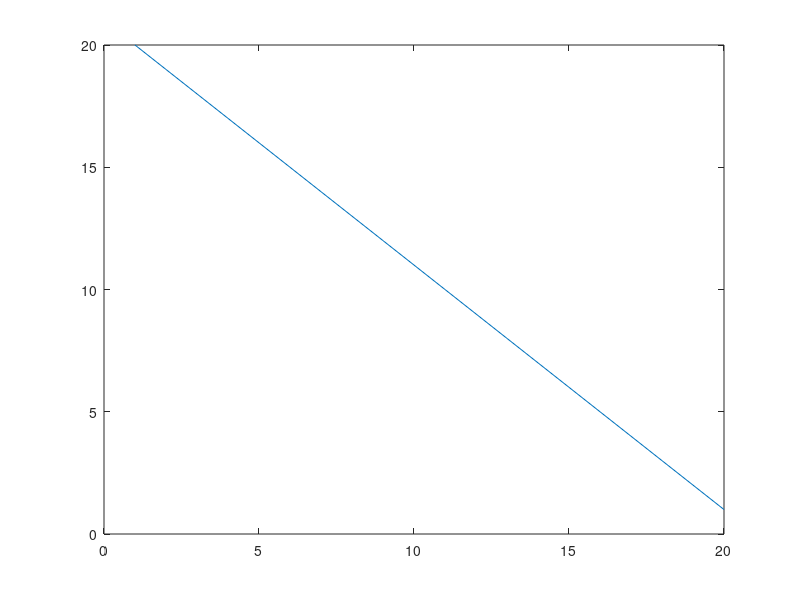
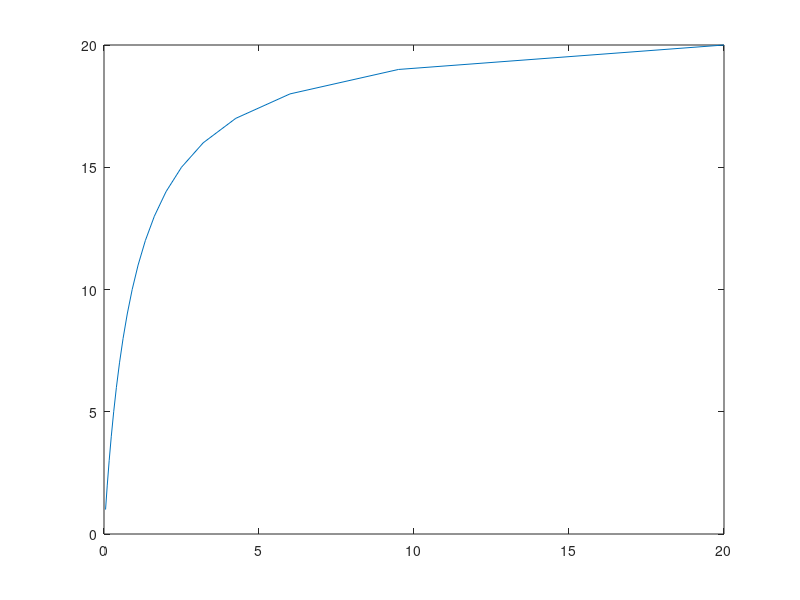
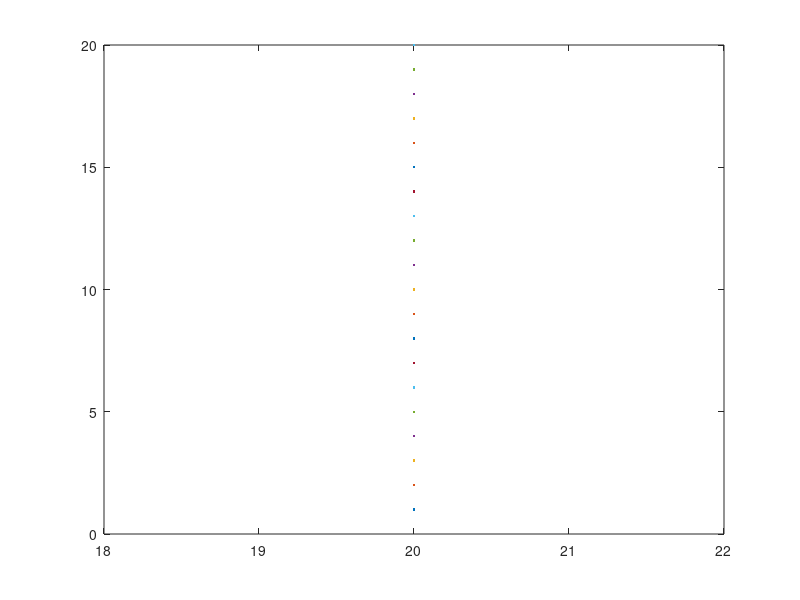
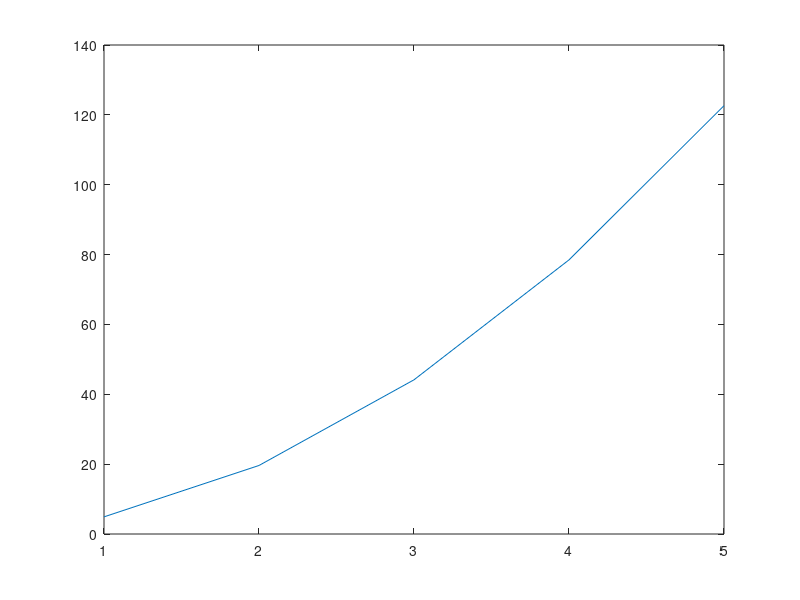

Recreate these plots in MATLAB, in order.
% Shelley Wei
% ENGR 130
% Final Exam Practice Packet
% 12/18/23

%% 8
clear; clc; close all;

a = 1:20
b = linspace(20, 1, 20)
c = a ./ b 
e = 1:length(c)

for d = 1:length(b)
    e(d) = e(d) * 5; 
end

figure(1) 
plot(b, a) 
figure(2) 
plot(c, a) 
figure(3) 
plot(d, a) 
figure(4) 
plot(e, a)

%% 11
clear; clc; close all;
%  In one line, ask the user to enter how many seconds the object will fall
% and store the result in the variable “period”
period = input("How many seconds will the object fall for?\n");

%  Display the number of seconds entered
fprintf('Number of free fall seconds: %i\n', period);

g = 9.81;   % value of acceleration due to gravity in m/s

%  Use a loop to create a matrix of distance fallen for each second of free fall

%  Initialize the loop counter, "sec"
sec = 1;

while (sec <= period)
    %  Calculate the distance fallen at this time point using distance = 1/2gt^2
    dist = 0.5*g*sec^2;
    
    %  Write each time and corresponding distance to the matrix "Isaac"
    Isaac(1, sec) = sec;
    Isaac(2, sec) = dist;

    sec = sec + 1;
end 

%  Plot the distance fallen as a function of time using the values in Isaac
plot(Isaac(1,:), Isaac(2,:));

%% 12
% Astronomers are using a new space telescope to conduct a random survey of locations in space.  
% 
% They will describe these locations with three coordinates: 
% • An azimuthal angle (how far below or above the horizon), phi, ranging from -90 to +90 degrees. 
% • A polar angle, theta, ranging from 0 to 360 degrees 
% • A radius, r, ranging from 0 to 100 light-years. 
% 
% Write code to generate and store the coordinates for the first 100 random locations the telescope will be focused at.  
% Then the code should choose one of those locations at random and display to the screen which observation it will be and what the coordinates are, like so: 
% The coordinates for observation #12 are phi = -56.774226 deg, theta = 66.640887 deg, and r = 43.512060 ly. 

clear; clc; close all;

phi = [];
theta = [];
r = [];

phiVal = 90 - (-90) + 1;
thetaVal = 360 + 1;
rVal = 100 + 1;

locations = 100;

for i = 1:locations
    phi(i) = phiVal * rand - 90;
    theta(i) = thetaVal * rand;
    r(i) = rVal * rand;
end

randLocation = randi(100, 1);

randPhi = phi(randLocation);
randTheta = theta(randLocation);
randR = r(randLocation);

fprintf("The coordinates for observation #%i are phi = %f deg, theta = %f deg, and r = %f ly.\n", randLocation, randPhi, randTheta, randR);